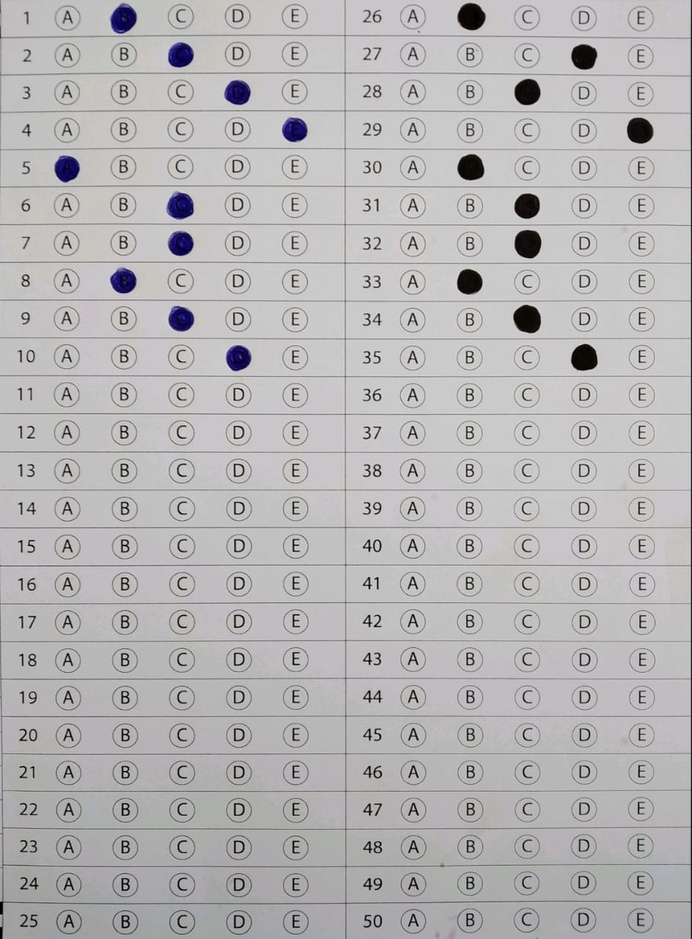
#> input picture images/gabarito.jpeg, 692 x 939 px, shrunk from 944 x 1280 before the run
$ python thresh_tests.py
#> lines starting #> are read from the running program, lines starting #| are printed output that depends on the picture; after the words box and inside, x2 and y2 are one past the last pixel; in counts of white or black regions, pixels touching at a corner belong together
import cv2
import numpy
from matplotlib import pyplot as plt

gabarito = cv2.imread('./images/gabarito.jpeg')
#> gabarito is the input picture: shape (939, 692, 3); mean B, G, R 181.9, 180.9, 182.4
gabarito_1 = cv2.imread('./images/gabarito_1.jpeg')
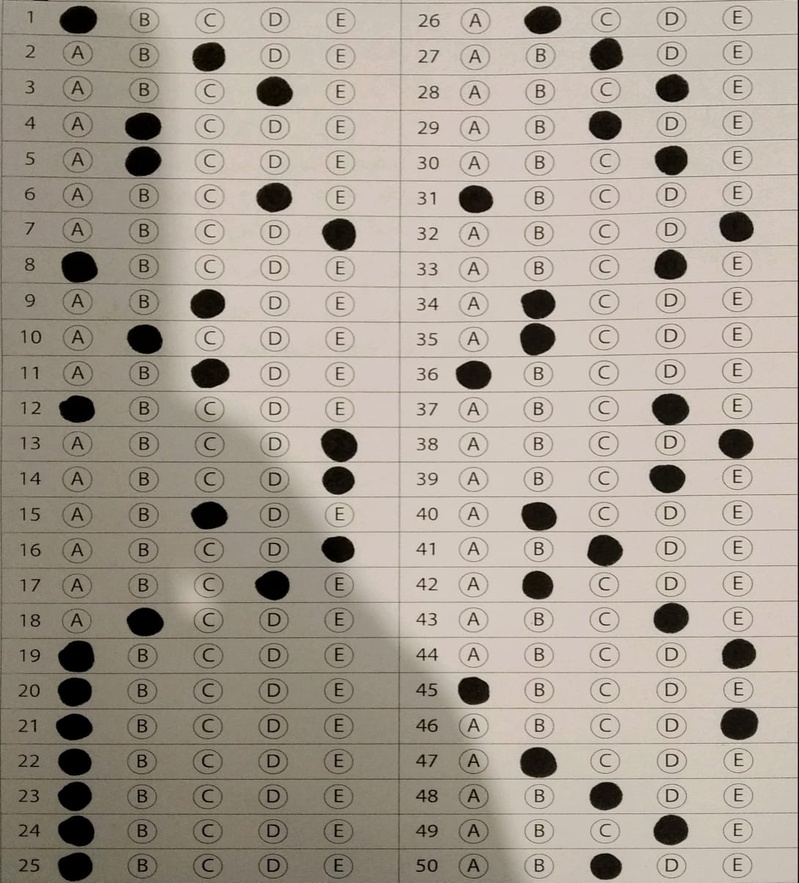
#> input picture images/gabarito_1.jpeg, 799 x 883 px, shrunk from 1090 x 1204 before the run
#> gabarito_1 is the input picture: shape (883, 799, 3); mean B, G, R 147.7, 159.3, 168.6
gabarito = cv2.cvtColor(gabarito, cv2.COLOR_BGR2GRAY)
#> gabarito: shape (939, 692)
gabarito_1 = cv2.cvtColor(gabarito_1, cv2.COLOR_BGR2GRAY)
#> gabarito_1: shape (883, 799)

# thresholding na mão
# se a imagem tem muita sombra, o thresh igual pra todas, fica ruim fica uma bosta
thresh_val = 60
thresh_gabarito = cv2.threshold(gabarito, thresh_val, 255, cv2.THRESH_BINARY_INV)[1]
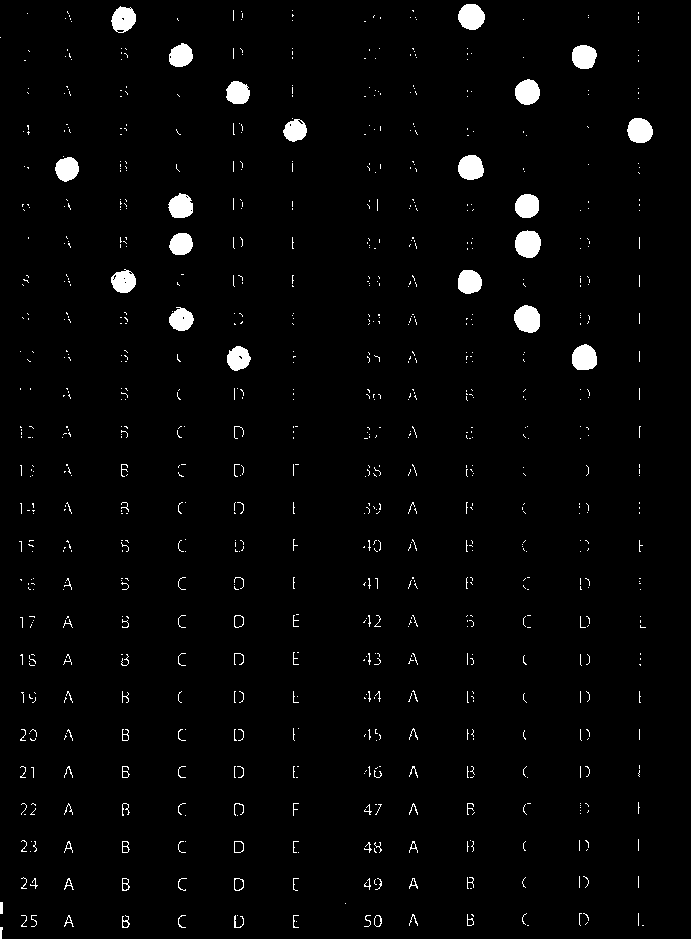
#> thresh_gabarito: shape (939, 692); 2.5% white; 864 white regions (770 under 20 px), largest, box (x1, y1, x2, y2) and area: (691, 0, 692, 939) 939, (515, 230, 541, 258) 577, (514, 305, 540, 333) 573
# otsu se perde por causa da sombra, teria que ser um adaptativo
thresh_gabarito_1 = cv2.threshold(gabarito_1, thresh_val, 255, cv2.THRESH_BINARY_INV+cv2.THRESH_OTSU)[1]
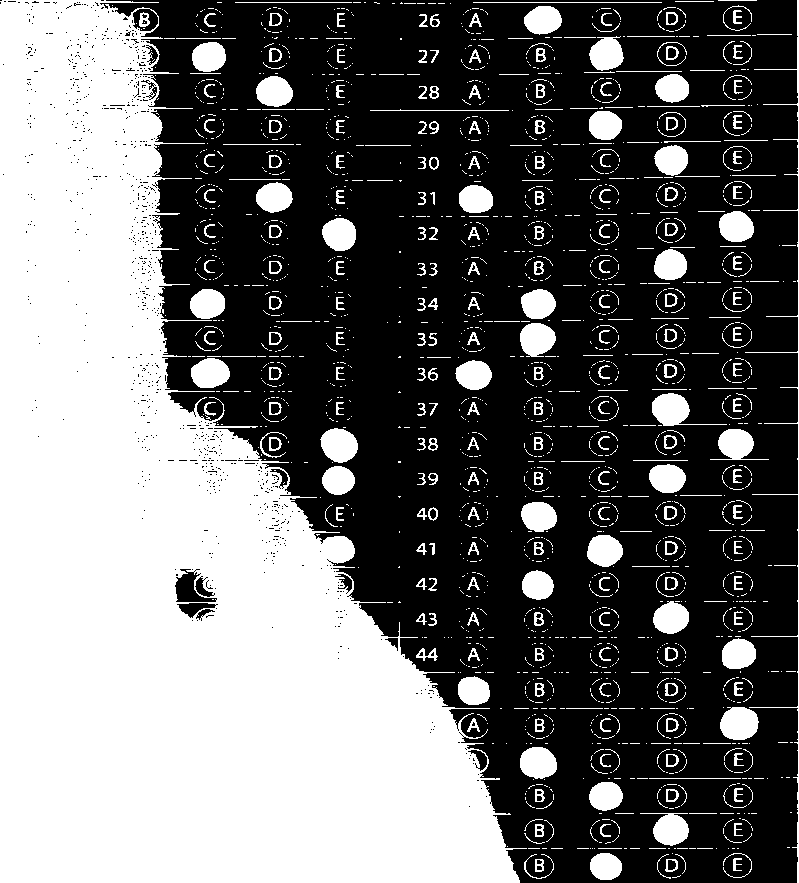
#> thresh_gabarito_1: shape (883, 799); 42.5% white; 1942 white regions (1617 under 20 px), largest, box (x1, y1, x2, y2) and area: (0, 0, 527, 883) 247938, (745, 0, 799, 883) 1545, (720, 707, 759, 740) 1032

gauss_blur = cv2.GaussianBlur(gabarito_1, (5,5),0)
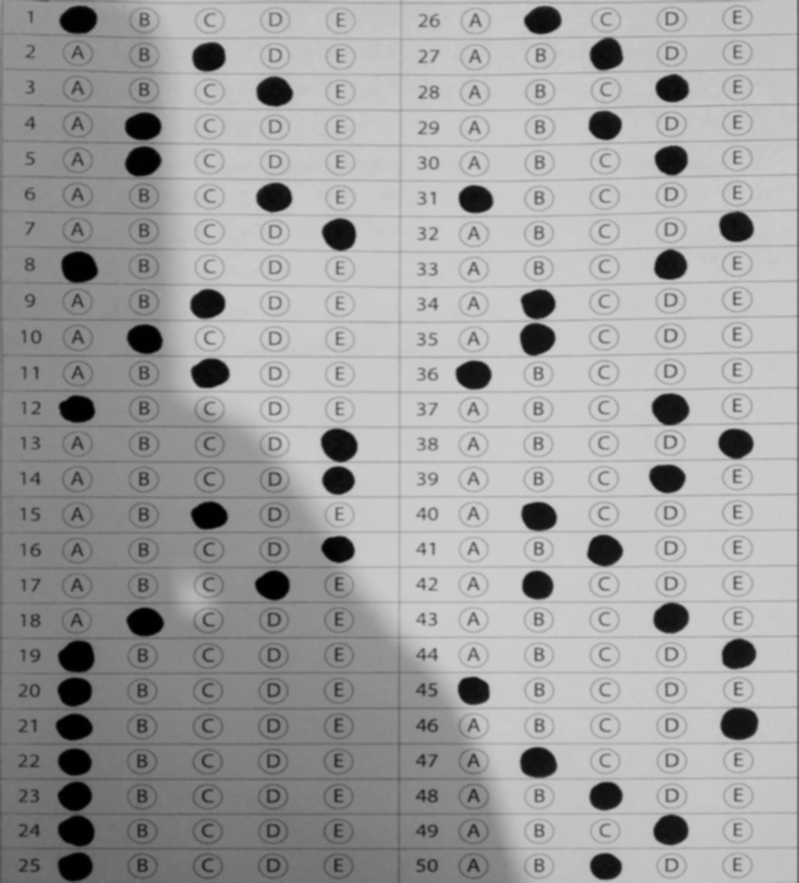
#> gauss_blur: shape (883, 799); min 0, max 207, mean 160.8
adptv_thersh = cv2.adaptiveThreshold(gauss_blur, 255, cv2.ADAPTIVE_THRESH_MEAN_C,cv2.THRESH_BINARY_INV,11,2)
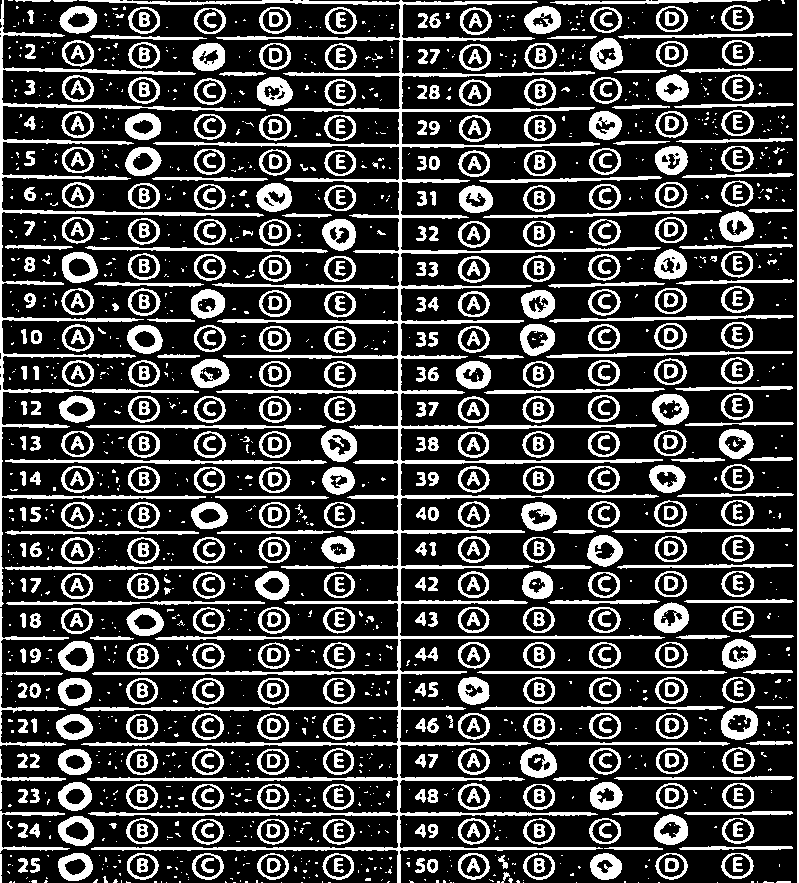
#> adptv_thersh: shape (883, 799); 25.2% white; 1648 white regions (1004 under 20 px), largest, box (x1, y1, x2, y2) and area: (79, 0, 665, 883) 29078, (0, 0, 266, 607) 7331, (797, 0, 799, 883) 1766

# pegar historgrama (da imagem não invertida) e analizar a quantidade de preto que ela tem
hist_gabarito = cv2.calcHist([gabarito],[0],None,[256],[0,256])
#> hist_gabarito = 256 values, max 46276 at index 202, min 0 at index 229, mean 2538.2
hist_gabarito_1 = cv2.calcHist([gabarito_1],[0],None,[256],[0,256])
#> hist_gabarito_1 = 256 values, max 54208 at index 202, min 0 at index 228, mean 2755.9
# plt.plot(hist_gabarito)
# plt.plot(hist_gabarito_1)
# plt.show()
print(type(hist_gabarito))
#| <class 'numpy.ndarray'>

cv2.imshow('gabarito', gabarito)
cv2.imshow('gabarito_1', gabarito_1)
cv2.imshow('thresh_gabarito', thresh_gabarito)
cv2.imshow('thresh_gabarito_1', thresh_gabarito_1)

cv2.imshow('adaptativo', adptv_thersh)

# cv2.imwrite('gabarito_sombra.png', thresh_gabarito_1)

cv2.waitKey(0)
cv2.destroyAllWindows()

# Para limiarização não teve jeito, tivemos que utilizar o mais basico (threshhold com valor meio fixo),
# tinha que ser algum valor consideravelmente baixo (cinza mais perto do preto do que branco) e por isso
# não podemos aceitar imagens com muita sombra.

# Testes feitos:
# [X] - adaptativo com gaussiano
# [X] - adaptativo calculando média
# [X] - passando alguns tipos de blur antes de tentar thresholding (blur padrão que é basicamente uma
#       operação com a média e blur gaussiano)
